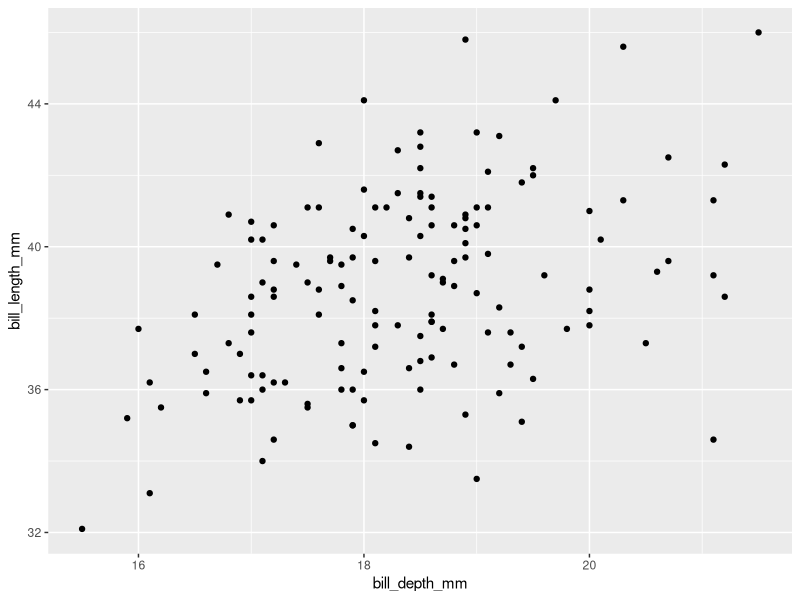

The R source for this figure: (Note: this script raises an error after producing the figure.)
#Guía 6

#install.packages("palmerpenguins")
require(palmerpenguins)
#install.packages("ggplot2")
require(ggplot2)
#install.packages("tidyverse")
require(dplyr)


#1.1 Cargar la librería palmerpenguins. Usando el dataset penguins y borrando las observaciones que tengan algún NA responder estas preguntas.
pinguinos = penguins %>% na.omit()
#1.2 Realizar un gráfico de dispersión que muestre la relación entre el ancho y el largo del pico de los pinguinos de la especie Adelie (columnas bill_depth_mm y bill_length_mm).
ggplot(penguins %>% na.omit() %>% filter(species=="Adelie"),aes(x= bill_depth_mm,y=bill_length_mm))+
  geom_point()


#1.3 Escribir la ecuación del modelo de regresión lineal simple que tenga como variable respuesta el largo del pico y como explicativa al ancho (usar lm() para calcular los coeficientes del modelo)
modeloadelie <- lm(bill_length_mm ~ bill_depth_mm, data=pinguinos[pinguinos$species == "Adelie", ])
#modeloadelie <- pinguinos %>% filter(species == "Adelie") %>%  lm(bill_length_mm ~ bill_depth_mm, data = .)
b0adelie=coef(modeloadelie)[1]
b1adelie=coef(modeloadelie)[2]
#Entonces: largo= 23.4 + -0.842 x ancho
#1.4 ¿Qué unidades tienen la ordenada al origen y la pendiente? ¿Cómo se interpretan los valores estimados de la ordenada al origen y la pendiente?

#55.067 seria la ordenada al origen y -0.649 la pendiente 

#1.5 ¿Cuál es el error cuadrático medio del modelo? ¿Cuál es el coeficiente de determinación (r^2)? Programar una función que calcule el error cuadrático medio y r^2

#error cuadratico medio:
ecm = mean(modeloadelie$residuals ^ 2)
#coeficiente de determinacion r2:

resumen <- summary(modeloadelie)
resumen$r.squared


#grafico q estaba en la explicacion, recta de regresión: ( nada que ver )
ggplot(na.omit(penguins),aes(x= flipper_length_mm,y=body_mass_g))+
  geom_point()+
  #Agregar la linea de regresion
  geom_abline(intercept=beta0, slope=beta1, color= "red")+
  ggtitle("Recta de regresion lineal")+ geom_smooth(method="lm", se = F) +
  theme_minimal()

#1.6 Suponga que se encuentra un pinguino de la especie Adelie que tiene un pico de 2 cm de ancho. El dato del largo del pico se perdió. Usando el modelo lineal simple, ¿qué valor de largo de pico tendría ese pinguino? Si se encuentra un pinguino bebé con un pico de 5mm de ancho, ¿sería adecuado usar este modelo para conocer el largo del pico dado su ancho?

#predigo el largo con ancho 2:
b0adelie + (b1adelie * 2)
#predigo el largo del pinguino bebe con ancho 0.5:
b0adelie + (b1adelie * 0.5)

#Usar este sistema para pinguinos adultos en un pinguino bebe podria no ser adecuado


#1.7 Repetir 1.3 para los pinguinos de las otras 3 especies.
modelogentoo <- pinguinos %>% filter(species == "Gentoo") %>%  lm(bill_length_mm ~ bill_depth_mm, data = .)
b0gentoo=coef(modelogentoo)[1]
b1gentoo=coef(modelogentoo)[2]

modelochin <- pinguinos %>% filter(species == "Chinstrap") %>%  lm(bill_length_mm ~ bill_depth_mm, data = .)
b0chin=coef(modelochin)[1]
b1chin=coef(modelochin)[2]

#1.8 Reproducir el gráfico que se muestra abajo usando geom_smooth(method="lm", se = F) y luego, “a mano”, usando los resultados de 1.7 y geom_abline().

ggplot(pinguinos, aes(x = bill_length_mm, y = bill_depth_mm, color = species)) +
  geom_point() +  # Puntos de dispersión
  geom_smooth(method = "lm", se = FALSE, aes(group = species))

#la verdad se lo pedi a chatgpt porque no queria usar tiempo en esto




